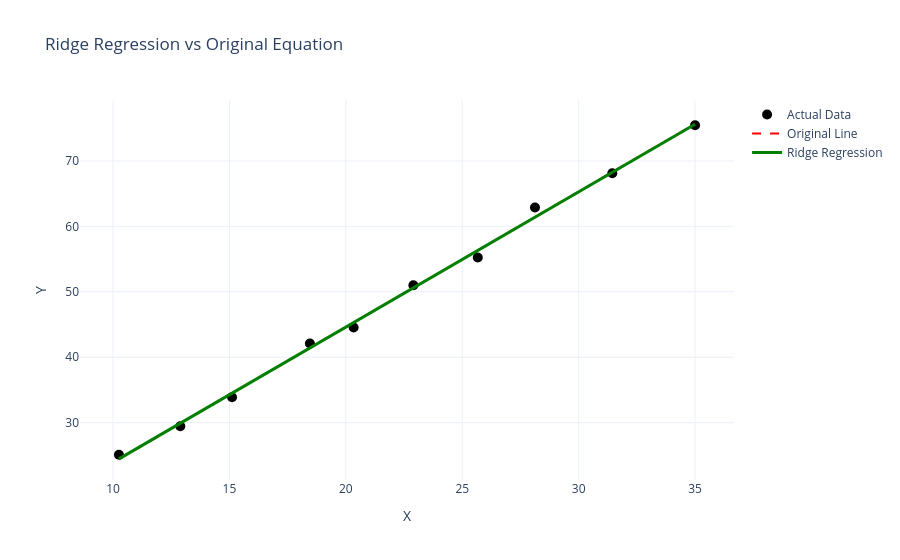

Notebook cell for this chart:
### Code cell
create_line_linearR_vs_ridgeR(my_m,my_c,my_m_R,my_c_R,x_data)

### Figure 1 — Plotly figure (JSON) as saved in the notebook; plotly's stock layout.template omitted (floating-point values rounded to 4 significant figures)
{"data": [{"marker": {"color": "black", "size": 10}, "mode": "markers", "name": "Actual Data", "type": "scatter", "x": [10.25, 12.89, 15.11, 18.46, 20.33, 22.9, 25.67, 28.12, 31.45, 35.0], "y": [25.11, 29.45, 33.88, 42.11, 44.56, 51.0, 55.23, 62.89, 68.11, 75.44]}, {"line": {"color": "red", "dash": "dash"}, "mode": "lines", "name": "Original Line", "type": "scatter", "x": [10.25, 12.89, 15.11, 18.46, 20.33, 22.9, 25.67, 28.12, 31.45, 35.0], "y": [24.43, 29.89, 34.49, 41.41, 45.3, 50.61, 56.33, 61.42, 68.29, 75.65]}, {"line": {"color": "green", "width": 3}, "mode": "lines", "name": "Ridge Regression", "type": "scatter", "x": [10.25, 12.89, 15.11, 18.46, 20.33, 22.9, 25.67, 28.12, 31.45, 35.0], "y": [24.47, 29.92, 34.51, 41.42, 45.3, 50.6, 56.32, 61.39, 68.26, 75.6]}], "layout": {"title": {"text": "Ridge Regression vs Original Equation"}, "xaxis": {"title": {"text": "X"}}, "yaxis": {"title": {"text": "Y"}}}}
